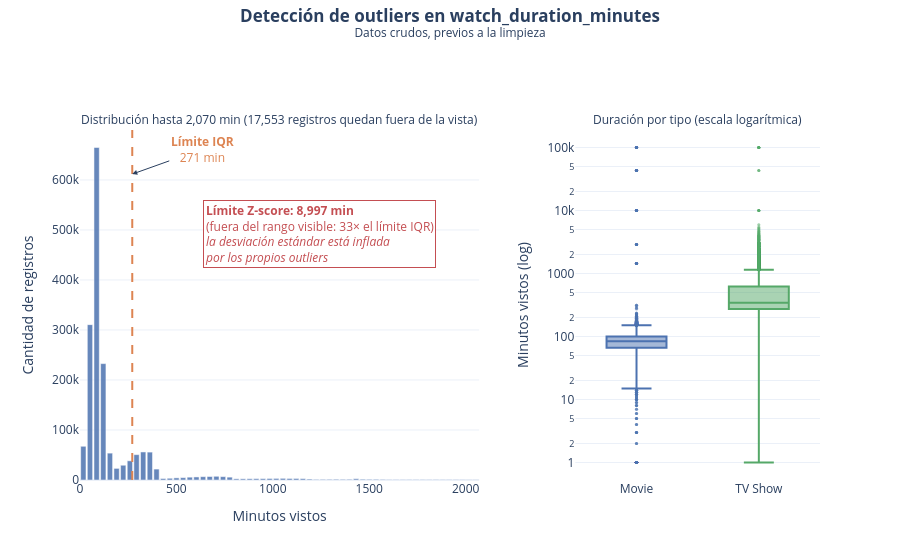

Source (notebook cell):
### Markdown cell above
### ACTIVIDADES OPCIONALES — Nivel 1 (+0.5): detección de outliers en `watch_duration_minutes`

Detección de valores atípicos en la duración de visualización mediante dos
métodos estadísticos, con visualización interactiva (Plotly) y justificación
del tratamiento aplicado:

- **Rango intercuartílico (IQR)**: se marcan como atípicos los valores fuera de
  [Q1 − 1.5·IQR, Q3 + 1.5·IQR].
- **Z-score**: se marcan como atípicos los valores con |z| > 3, es decir, a más
  de 3 desviaciones estándar de la media.

El análisis se realiza sobre los datos **crudos**, antes de la limpieza, y se
segmenta por tipo de contenido, ya que películas y series tienen duraciones
naturalmente distintas y aplicar un criterio único sobre la población completa
produce falsos positivos.

### Code cell
# ============================================================
# ACTIVIDADES OPCIONALES — Nivel 1 (+0.5)
# Detección de outliers en watch_duration_minutes (IQR y Z-score)
# ============================================================
import plotly.graph_objects as go
from plotly.subplots import make_subplots

# --- 0. Cargar el historial CRUDO (el análisis debe ser previo a la limpieza) ---
RUTA_VIEWING = None
for _n in ['viewing_history_path', 'ruta_viewing', 'path_viewing', 'viewing_path', 'ruta_historial']:
    if _n in globals():
        RUTA_VIEWING = globals()[_n]
        break
if RUTA_VIEWING is None:
    raise ValueError("Definí RUTA_VIEWING con la ruta del CSV de viewing_history "
                     "(es la variable que usaste en la celda de carga, sección 3).")

COL_DUR = 'watch_duration_minutes'
df_out = pd.read_csv(RUTA_VIEWING)
if COL_DUR not in df_out.columns:
    raise ValueError(f"No existe la columna '{COL_DUR}'. Columnas disponibles: {list(df_out.columns)}")

df_out = df_out[['show_id', COL_DUR]].merge(
    df_catalog[['show_id', 'type']], on='show_id', how='left')
dur = df_out[COL_DUR].dropna()

print(f"Registros analizados: {len(dur):,} (de {len(df_out):,} totales; "
      f"{df_out[COL_DUR].isna().sum():,} nulos excluidos)\n")


# --- 1. Funciones de detección ---
def limites_iqr(serie, factor=1.5):
    q1, q3 = serie.quantile(0.25), serie.quantile(0.75)
    iqr = q3 - q1
    return q1 - factor * iqr, q3 + factor * iqr, q1, q3, iqr


def limites_zscore(serie, umbral=3):
    mu, sd = serie.mean(), serie.std()
    return mu - umbral * sd, mu + umbral * sd, mu, sd


inf_iqr, sup_iqr, q1, q3, iqr = limites_iqr(dur)
inf_z, sup_z, mu, sd = limites_zscore(dur)

out_iqr = (dur < inf_iqr) | (dur > sup_iqr)
out_z = (dur < inf_z) | (dur > sup_z)

print("=" * 66)
print("DETECCIÓN DE OUTLIERS — población completa")
print("=" * 66)
print(f"Estadísticos: media {mu:.1f} | mediana {dur.median():.1f} | desv. est. {sd:.1f}")
print(f"              Q1 {q1:.1f} | Q3 {q3:.1f} | IQR {iqr:.1f}")
print(f"              mín {dur.min():.1f} | máx {dur.max():.1f}\n")
print(f"Método IQR (1.5×)  → límites [{inf_iqr:.1f}, {sup_iqr:.1f}] : "
      f"{out_iqr.sum():,} outliers ({out_iqr.mean()*100:.2f}%)")
print(f"Método Z-score (|z|>3) → límites [{inf_z:.1f}, {sup_z:.1f}] : "
      f"{out_z.sum():,} outliers ({out_z.mean()*100:.2f}%)")
print(f"\nCoincidencia entre métodos: {(out_iqr & out_z).sum():,} registros "
      f"marcados por ambos")
print(f"Solo IQR: {(out_iqr & ~out_z).sum():,} | Solo Z-score: {(out_z & ~out_iqr).sum():,}")


# --- 2. Segmentación por tipo de contenido ---
print(f"\n{'=' * 66}")
print("DETECCIÓN SEGMENTADA POR TIPO DE CONTENIDO")
print("=" * 66)
print(f"{'Tipo':<12}{'N':>12}{'Mediana':>10}{'Límite IQR sup.':>18}{'Outliers IQR':>15}")
print("-" * 66)

resumen_tipo = {}
for tipo, grupo in df_out.dropna(subset=[COL_DUR, 'type']).groupby('type'):
    s = grupo[COL_DUR]
    li, ls, *_ = limites_iqr(s)
    n_out = ((s < li) | (s > ls)).sum()
    resumen_tipo[tipo] = {'n': len(s), 'inf': li, 'sup': ls, 'out': n_out, 'mediana': s.median()}
    print(f"{tipo:<12}{len(s):>12,}{s.median():>10.1f}{ls:>18.1f}{n_out:>13,} "
          f"({n_out/len(s)*100:.2f}%)")
print("-" * 66)

# Falsos positivos del criterio global: valores legítimos según su propio tipo
falsos_pos = 0
for tipo, r in resumen_tipo.items():
    s = df_out.loc[df_out['type'] == tipo, COL_DUR].dropna()
    falsos_pos += (((s < inf_iqr) | (s > sup_iqr)) & ((s >= r['inf']) & (s <= r['sup']))).sum()
print(f"\nRegistros marcados por el IQR global pero NORMALES según su tipo: {falsos_pos:,}")


# --- 3. Valores inválidos por regla de dominio ---
invalidos = (dur <= 0).sum()
print(f"\nValores imposibles (duración <= 0): {invalidos:,} ({invalidos/len(dur)*100:.2f}%)")


# --- 4. Visualización interactiva (Plotly) ---
# La vista se recorta a un rango legible: con los datos crudos, el percentil
# 99.9 supera los 40.000 minutos y aplasta toda la distribución contra el cero.
LIMITE_VISTA = max(sup_iqr * 2, dur.quantile(0.99))
fuera_vista = int((dur > LIMITE_VISTA).sum())

conteos, bordes = np.histogram(dur[(dur >= 0) & (dur <= LIMITE_VISTA)], bins=60)
centros = (bordes[:-1] + bordes[1:]) / 2

fig = make_subplots(
    rows=1, cols=2, column_widths=[0.62, 0.38], horizontal_spacing=0.13,
    subplot_titles=(f"Distribución hasta {LIMITE_VISTA:,.0f} min "
                    f"({fuera_vista:,} registros quedan fuera de la vista)",
                    "Duración por tipo (escala logarítmica)"))

fig.add_trace(go.Bar(x=centros, y=conteos, name='Frecuencia', marker_color='#4C72B0',
                     opacity=0.85, hovertemplate='%{x:.0f} min<br>%{y:,} registros<extra></extra>'),
              row=1, col=1)

# Umbral IQR (dentro de la vista)
fig.add_vline(x=sup_iqr, line_dash='dash', line_color='#DD8452', line_width=2, row=1, col=1)
fig.add_annotation(x=sup_iqr, y=conteos.max() * 0.92, xref='x', yref='y',
                   text=f"<b>Límite IQR</b><br>{sup_iqr:,.0f} min",
                   showarrow=True, arrowhead=2, ax=70, ay=-25,
                   font=dict(color='#DD8452', size=11), bgcolor='rgba(255,255,255,0.75)')

# Umbral Z-score (normalmente fuera de la vista por el efecto de enmascaramiento)
if sup_z <= LIMITE_VISTA:
    fig.add_vline(x=sup_z, line_dash='dash', line_color='#C44E52', line_width=2, row=1, col=1)
    fig.add_annotation(x=sup_z, y=conteos.max() * 0.70, xref='x', yref='y',
                       text=f"<b>Límite Z-score</b><br>{sup_z:,.0f} min",
                       showarrow=True, arrowhead=2, ax=70, ay=-25,
                       font=dict(color='#C44E52', size=11), bgcolor='rgba(255,255,255,0.75)')
else:
    fig.add_annotation(x=0.60, y=0.80, xref='x domain', yref='y domain',
                       text=f"<b>Límite Z-score: {sup_z:,.0f} min</b><br>"
                            f"(fuera del rango visible: {sup_z/sup_iqr:.0f}× el límite IQR)<br>"
                            f"<i>la desviación estándar está inflada<br>por los propios outliers</i>",
                       showarrow=False, align='left', font=dict(color='#C44E52', size=11),
                       bgcolor='rgba(255,255,255,0.85)', bordercolor='#C44E52', borderwidth=1)

# Panel derecho: escala logarítmica para que ambos tipos sean comparables
muestra = df_out.dropna(subset=[COL_DUR, 'type'])
muestra = muestra[muestra[COL_DUR] > 0]
if len(muestra) > 40000:
    muestra = muestra.sample(40000, random_state=42)

for tipo, color in zip(sorted(resumen_tipo), ['#4C72B0', '#55A868']):
    fig.add_trace(go.Box(y=muestra.loc[muestra['type'] == tipo, COL_DUR], name=tipo,
                         marker_color=color, boxpoints='outliers',
                         marker=dict(size=3, opacity=0.35)),
                  row=1, col=2)

fig.update_xaxes(title_text='Minutos vistos', row=1, col=1)
fig.update_yaxes(title_text='Cantidad de registros', row=1, col=1)
fig.update_yaxes(title_text='Minutos vistos (log)', type='log', row=1, col=2)
fig.update_layout(
    title=dict(text='<b>Detección de outliers en watch_duration_minutes</b><br>'
                    '<sup>Datos crudos, previos a la limpieza</sup>', x=0.5, y=0.96),
    height=560, margin=dict(t=130), showlegend=False,
    hovermode='closest', template='plotly_white')
fig.update_annotations(font_size=12)
fig.show()

# --- 4b. Robustez comparada de ambos métodos ---
print(f"\n{'=' * 66}")
print("ROBUSTEZ DE LOS MÉTODOS DE DETECCIÓN")
print("=" * 66)
print(f"Límite superior IQR     : {sup_iqr:>12,.1f} min")
print(f"Límite superior Z-score : {sup_z:>12,.1f} min  ({sup_z/sup_iqr:.0f}× el anterior)")
print(f"\nEl umbral del Z-score equivale a {sup_z/60:.0f} horas ({sup_z/1440:.1f} días) de")
print("visualización continua, un valor sin sentido operativo. Esto ocurre porque")
print(f"la media ({mu:.1f}) y sobre todo la desviación estándar ({sd:.1f}) se calculan")
print("sobre los mismos datos contaminados: los valores extremos inflan la desviación")
print("y elevan su propio umbral de detección (efecto de ENMASCARAMIENTO).")
print("\nEl IQR es robusto porque se apoya en cuantiles, insensibles a la magnitud")
print("de los valores extremos. Por eso se reporta el Z-score como referencia")
print("metodológica, pero la detección se sustenta en el criterio IQR y en las")
print("reglas de dominio de la sección 4.1.")


# --- 5. Justificación del tratamiento ---
print(f"\n{'=' * 66}")
print("JUSTIFICACIÓN DEL TRATAMIENTO")
print("=" * 66)
print(f"""
1. NO se eliminan los outliers estadísticos de forma automática. Un valor
   extremo no es necesariamente un error: una película larga vista completa
   produce una duración alta y legítima.

2. La distribución es multimodal porque mezcla películas y series, con
   duraciones típicas distintas (medianas: {', '.join(f'{t} {r["mediana"]:.0f} min' for t, r in resumen_tipo.items())}).
   Aplicar un criterio único a la población completa marcaría {falsos_pos:,}
   registros que son normales dentro de su propio tipo.

3. El criterio de eliminación adoptado en la limpieza (sección 4.1) es de
   DOMINIO, no estadístico: se descartan los valores imposibles
   (duración <= 0: {invalidos:,} registros) y los que exceden la duración real
   del título en el catálogo, ya que son inconsistencias verificables.

4. Los outliers estadísticos restantes se CONSERVAN, porque representan
   comportamiento real de consumo (maratones, títulos de larga duración) y su
   eliminación sesgaría el análisis de patrones de visualización.
""")

### Figure 1 — Plotly figure (JSON) as saved in the notebook; plotly's stock layout.template omitted (floating-point values rounded to 4 significant figures; data arrays with more than 128 entries replaced by an {"elided": "..."} marker saying what was removed)
{"data": [{"hovertemplate": "%{x:.0f} min<br>%{y:,} registros<extra></extra>", "marker": {"color": "#4C72B0"}, "name": "Frecuencia", "opacity": 0.85, "type": "bar", "x": [17.25, 51.75, 86.25, 120.8, 155.2, 189.8, 224.2, 258.8, 293.2, 327.8, 362.2, 396.8, 431.2, 465.8, 500.2, 534.8, 569.2, 603.8, 638.2, 672.8, 707.2, 741.8, 776.2, 810.8, 845.2, 879.8, 914.2, 948.8, 983.2, 1018.0, 1052.0, 1087.0, 1121.0, 1156.0, 1190.0, 1225.0, 1259.0, 1294.0, 1328.0, 1363.0, 1397.0, 1432.0, 1466.0, 1501.0, 1535.0, 1570.0, 1604.0, 1639.0, 1673.0, 1708.0, 1742.0, 1777.0, 1811.0, 1846.0, 1880.0, 1915.0, 1949.0, 1984.0, 2018.0, 2053.0], "xaxis": "x", "y": [67420, 310664, 664900, 232753, 53736, 23226, 29541, 38401, 50720, 56077, 55796, 21827, 2946, 3455, 4262, 4744, 5644, 6109, 6662, 6953, 7421, 6743, 5710, 2376, 2391, 2529, 2673, 2716, 3033, 3152, 3269, 3069, 3050, 2700, 1862, 1187, 1288, 1347, 1431, 1324, 1407, 2576, 1517, 1365, 1361, 1165, 855, 823, 807, 847, 901, 833, 859, 874, 792, 829, 737, 623, 466, 466], "yaxis": "y"}, {"boxpoints": "outliers", "marker": {"color": "#4C72B0", "opacity": 0.35, "size": 3}, "name": "Movie", "type": "box", "xaxis": "x2", "y": {"elided": "30171 float values"}, "yaxis": "y2"}, {"boxpoints": "outliers", "marker": {"color": "#55A868", "opacity": 0.35, "size": 3}, "name": "TV Show", "type": "box", "xaxis": "x2", "y": {"elided": "9829 float values"}, "yaxis": "y2"}], "layout": {"annotations": [{"font": {"size": 12}, "showarrow": false, "text": "Distribución hasta 2,070 min (17,553 registros quedan fuera de la vista)", "x": 0.2697, "xanchor": "center", "xref": "paper", "y": 1, "yanchor": "bottom", "yref": "paper"}, {"font": {"size": 12}, "showarrow": false, "text": "Duración por tipo (escala logarítmica)", "x": 0.8347, "xanchor": "center", "xref": "paper", "y": 1, "yanchor": "bottom", "yref": "paper"}, {"arrowhead": 2, "ax": 70, "ay": -25, "bgcolor": "rgba(255,255,255,0.75)", "font": {"color": "#DD8452", "size": 12}, "showarrow": true, "text": "<b>Límite IQR</b><br>271 min", "x": 271, "xref": "x", "y": 611708, "yref": "y"}, {"align": "left", "bgcolor": "rgba(255,255,255,0.85)", "bordercolor": "#C44E52", "borderwidth": 1, "font": {"color": "#C44E52", "size": 12}, "showarrow": false, "text": "<b>Límite Z-score: 8,997 min</b><br>(fuera del rango visible: 33× el límite IQR)<br><i>la desviación estándar está inflada<br>por los propios outliers</i>", "x": 0.6, "xref": "x domain", "y": 0.8, "yref": "y domain"}], "height": 560, "hovermode": "closest", "margin": {"t": 130}, "shapes": [{"line": {"color": "#DD8452", "dash": "dash", "width": 2}, "type": "line", "x0": 271, "x1": 271, "xref": "x", "y0": 0, "y1": 1, "yref": "y domain"}], "showlegend": false, "title": {"text": "<b>Detección de outliers en watch_duration_minutes</b><br><sup>Datos crudos, previos a la limpieza</sup>", "x": 0.5, "y": 0.96}, "xaxis": {"anchor": "y", "domain": [0, 0.5394], "title": {"text": "Minutos vistos"}}, "xaxis2": {"anchor": "y2", "domain": [0.6694, 1]}, "yaxis": {"anchor": "x", "domain": [0, 1], "title": {"text": "Cantidad de registros"}}, "yaxis2": {"anchor": "x2", "domain": [0, 1], "title": {"text": "Minutos vistos (log)"}, "type": "log"}}}
